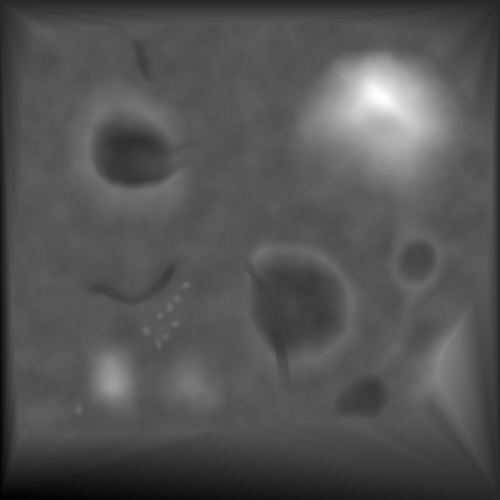
#> input picture simulation/src/morph_sim/models/marsyard2021_terrain/dem/marsyard_terrain_hm.tif, 500 x 500 px
$ python export_mesh.py
#> lines starting #> are read from the running program, lines starting #| are printed output that depends on the picture
"""Export the upstream DEM without altering its elevation samples.

Using the same triangles for Gazebo visual and collision avoids different
heightfield sampling in the renderer and physics backend. Units are metres.
Run this file to regenerate meshes/terrain.obj from the upstream TIFF.
"""
from pathlib import Path
import numpy as np
from PIL import Image
import xml.etree.ElementTree as ET


def main():
    model = Path(__file__).resolve().parents[1]
    height = np.asarray(Image.open(model / 'dem/marsyard_terrain_hm.tif'), dtype=float)
    rows, cols = height.shape
#> rows = 500; cols = 500
    dx, dy = 47.0 / (cols - 1), 47.0 / (rows - 1)
#> dx = 0.0942; dy = 0.0942
    dz_row, dz_col = np.gradient(height, dy, dx)
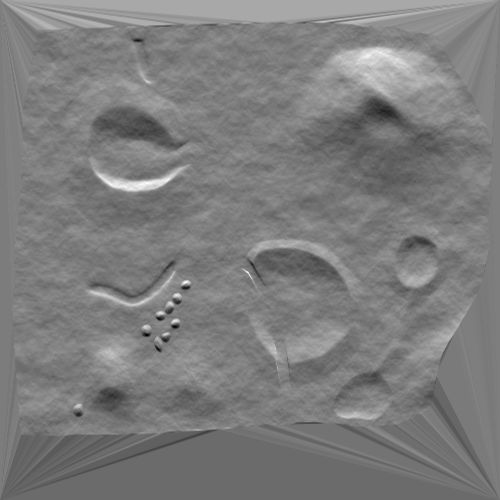
#> dz_row: shape (500, 500) float64; min -1.77, max 1.8, mean -0.0106; drawn with min black and max white
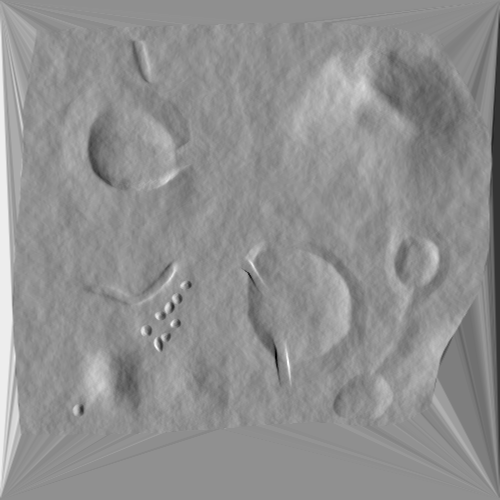
#> dz_col: shape (500, 500) float64; min -2.47, max 1.91, mean 0.0107; drawn with min black and max white
    normals = np.stack((-dz_col, dz_row, np.ones_like(height)), axis=-1)
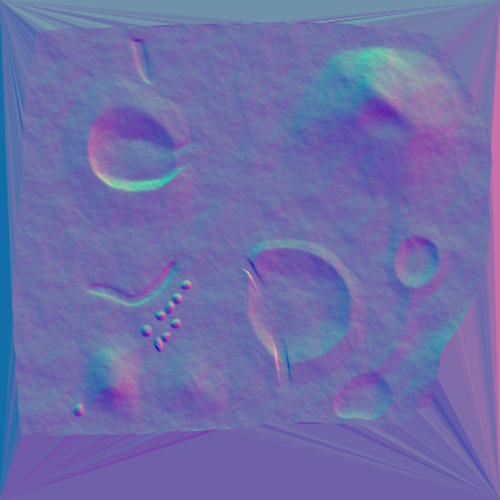
#> normals: shape (500, 500, 3) float64; mean of channels 0, 1, 2 -0.0107, -0.0106, 1; drawn with min black and max white
    normals /= np.linalg.norm(normals, axis=-1)[..., None]
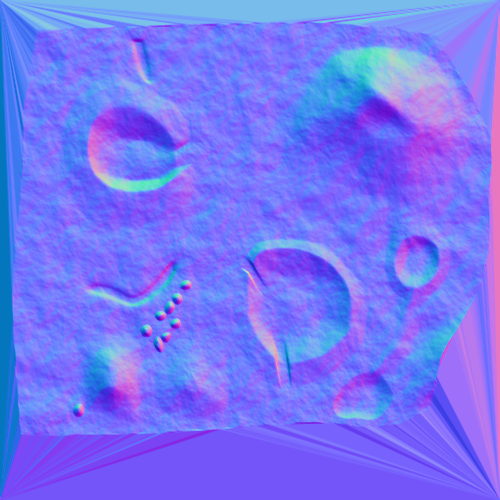
#> normals: shape (500, 500, 3) float64; mean of channels 0, 1, 2 -0.00659, -0.0149, 0.941; drawn with min black and max white
#> (the run stopped early here; a loop or call above may not have finished)
